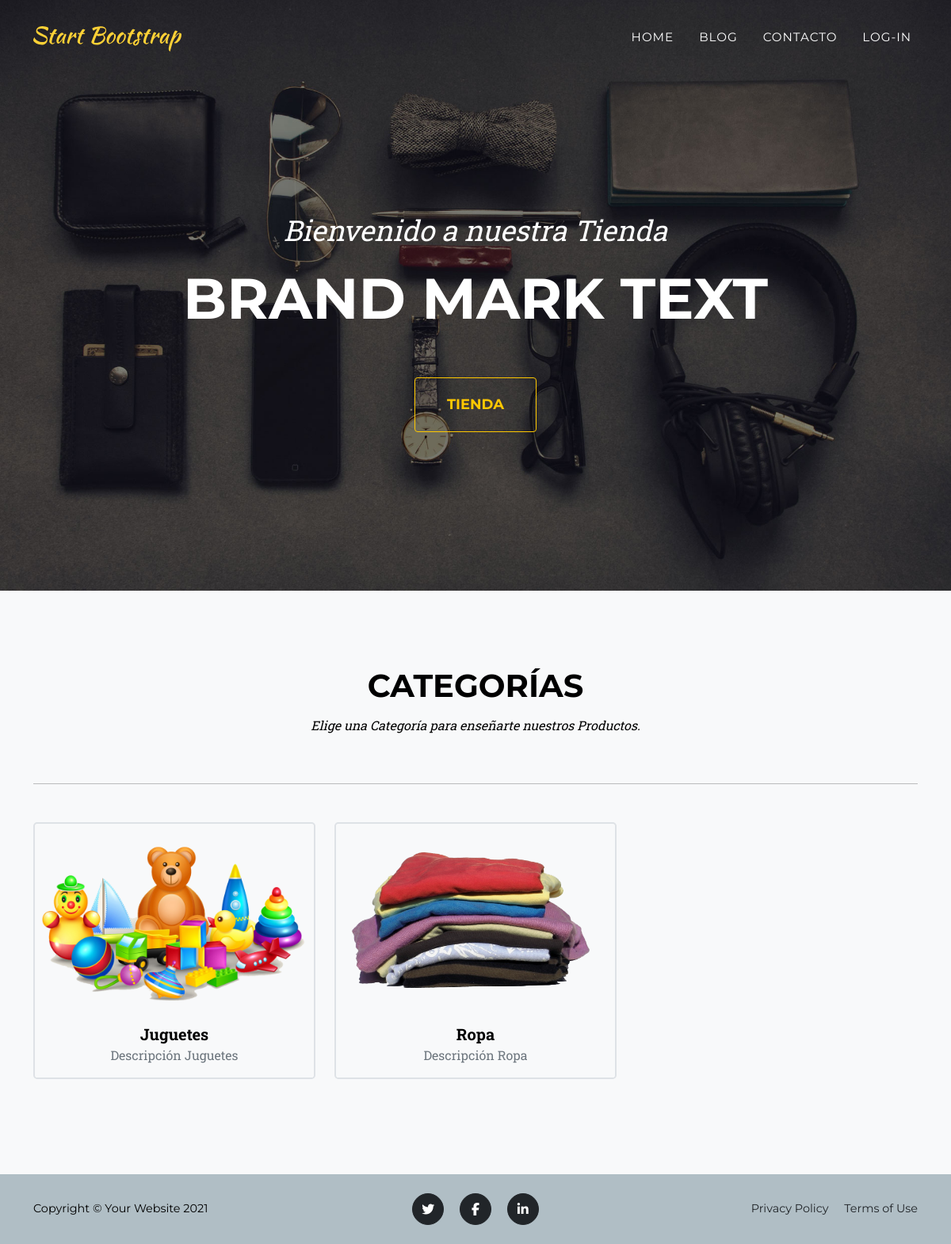
The page / on the database its author committed.
### Shop/models.py (models this page shows, shortened)
class Category (models.Model):
    name = models.CharField(max_length=50, unique=True, verbose_name='Nombre')
    image = models.ImageField(upload_to='Categories',
                              null=True, blank=True, verbose_name='Imagen')
    description = models.CharField(max_length=500, verbose_name='Descripción')
    class Meta:
        verbose_name = "categoría"
        verbose_name_plural = "categorías"
        ordering = ['name']

### MyProjectApp/views.py (the view)
# urls.py: path('', views.home, name='home'),
def home(request):
    categories = Category.objects.all()
    context = {'categories': categories}
    return render(request, 'MyProjectApp/home.html', context)

### MyProjectApp/templates/MyProjectApp/home.html (shortened to what this page needs)
{% extends "MyProjectApp/base.html" %}
{% load static %}
{% block content %}
<nav class="navbar navbar-expand-lg navbar-dark fixed-top" id="mainNav">
    <div class="container">
        <a class="navbar-brand" href="#page-top"><img src="{% static 'MyProjectApp/assets/img/navbar-logo.svg'%}"
                alt="..." /></a>
        <div class="collapse navbar-collapse" id="navbarResponsive">
            <ul class="navbar-nav text-uppercase ms-auto py-4 py-lg-0">
                <li class="nav-item"><a class="nav-link" href="/">Home</a></li>
                <li class="nav-item"><a class="nav-link" href="blog">Blog</a></li>
                <li class="nav-item"><a class="nav-link" href="contact">Contacto</a></li>
                {% if request.user.is_authenticated %}
                <li class="nav-item"><a class="nav-link" href="logout">Log-Out</a></li>
                {% else %}
                <li class="nav-item"><a class="nav-link" href="login">Log-In</a></li>
                {% endif %}
            </ul>
        </div>
    </div>
</nav>
<header class="masthead">
    <div class="container">
        <div class="masthead-subheading">Bienvenido a nuestra Tienda</div>
        <div class="masthead-heading text-uppercase">Brand Mark Text</div>
        <a class="btn btn-outline-warning btn-xl text-uppercase" href="#tienda">Tienda</a>
    </div>
</header>
<section class="page-section bg-light" id="tienda">
    <div class="container">
        <div class="text-center">
            <h2 class="section-heading text-uppercase">Categorías</h2>
            <h3 class="section-subheading text-black">Elige una Categoría para enseñarte nuestros Productos.</h3>
        </div>
        <hr>
        <div class="row mt-5">
            {% for category in categories %}
                <div class="col-lg-4 col-sm-6 mb-4">
                    <div class="portfolio-item border border-2 rounded-3">
                        <a href="shop/category/{{category.id}}" class="portfolio-link">
                            <img width="350" height="250" src="{{category.image.url}}" alt="{{category.description}}" />
                        </a>
                        <div class="portfolio-caption">
                            <div class="lead fw-bold text-center">{{category.name}}</div>
                            <div class="portfolio-caption-subheading text-muted text-center mb-3">{{category.description}}</div>
                        </div>
                    </div>
                </div>
            {% endfor %}
        </div>
    </div>
</section>
<footer class="footer py-4">
    <div class="container">
        <div class="row align-items-center">
            <div class="col-lg-4 text-lg-start">Copyright &copy; Your Website 2021</div>
            <div class="col-lg-4 my-3 my-lg-0">
                <a aria-label="Twitter" class="btn btn-dark btn-social mx-2" href="https://twitter.com/"><i class="fab fa-twitter"></i></a>
                <a aria-label="Facebook" class="btn btn-dark btn-social mx-2" href="https://es-es.facebook.com/"><i class="fab fa-facebook-f"></i></a>
                <a aria-label="Linkedin" class="btn btn-dark btn-social mx-2" href="https://es.linkedin.com/"><i class="fab fa-linkedin-in"></i></a>
            </div>
            <div class="col-lg-4 text-lg-end">
                <a class="link-dark text-decoration-none me-3" href="#!">Privacy Policy</a>
                <a class="link-dark text-decoration-none" href="#!">Terms of Use</a>
            </div>
        </div>
    </div>
</footer>
{% endblock %}

### MyProjectApp/static/MyProjectApp/css/login.css (style rules this page uses)
body { color: #000; overflow-x: hidden; height: 100%; background-color: #b0bec5; background-repeat: no-repeat; }
::placeholder { color: #bdbdbd; opacity: 1; font-weight: 300; }
a { color: inherit; cursor: pointer; }

### MyProjectApp/static/MyProjectApp/css/handler.css (style rules this page uses)
* { -webkit-box-sizing: border-box; box-sizing: border-box; }
body { padding: 0; margin: 0; }

### rows shown on the page
Category: image (picture), name "Juguetes", description "Descripción Juguetes"
Category: image (picture), name "Ropa", description "Descripción Ropa"
